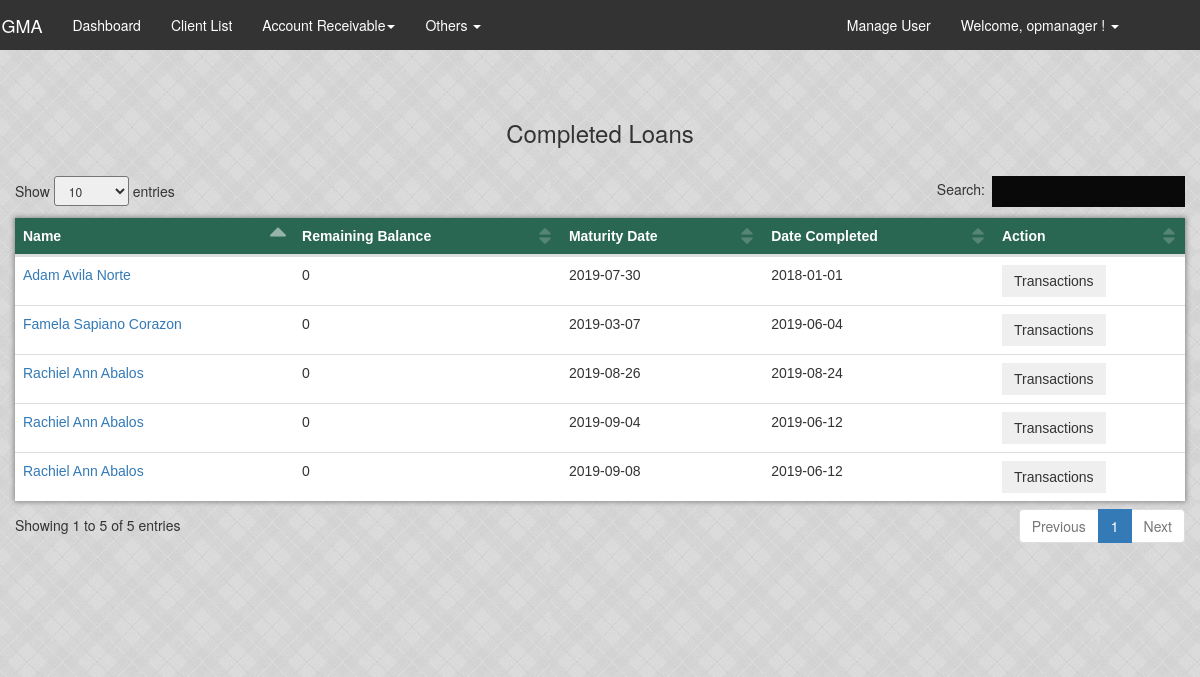
The app's page /html/completedLoans.php (signed in) with its own data.
### tables this page shows
CREATE TABLE `loan` (
  `loan_id` int(11) NOT NULL AUTO_INCREMENT,
  `loan_balance` int(11) DEFAULT '0',
  `date_booked` date NOT NULL,
  `maturity_date` date NOT NULL,
  `client_id` int(11) NOT NULL,
  `bi_monthly` int(11) DEFAULT '0',
  `interest_rate` int(11) DEFAULT '0',
  `loan_class` varchar(45) NOT NULL,
  `original_amount` decimal(65,2) DEFAULT '0.00',
  `insurance` int(11) DEFAULT '0',
  `delinquent_status` enum('Active','Inactive','Legal') DEFAULT 'Active',
  `loan_type` enum('Salary','Business') NOT NULL,
  `loan_remarks` varchar(120) DEFAULT NULL,
  `loan_status` enum('Normal','Restructured','Remove') DEFAULT 'Normal',
  PRIMARY KEY (`loan_id`),
  KEY `fk_clientid_loan_idx` (`client_id`),
  CONSTRAINT `fk_clientid_loan` FOREIGN KEY (`client_id`) REFERENCES `client` (`client_id`) ON DELETE CASCADE ON UPDATE CASCADE
);

### html/completedLoans.php (the view, shortened to what this page needs)
<?php
  include 'navigation.php';
  include 'Include/connection.php';
?>
 <!DOCTYPE html>
 <html>
      <head>
          <link rel="stylesheet" href="css/w3.css">
          <link rel="stylesheet" type="text/css" href="css/table.css">
          <link rel="stylesheet" type="text/css" href="css/custom.css">
          <link rel="stylesheet" type="text/css" href="css/modal.css">
          <link rel="stylesheet" type="text/css" href="css/style.css">
          <link rel="stylesheet" type="text/css" href="css/search.css">
          <link rel="stylesheet" type="text/css" href="css/notification.css">
          <link rel="stylesheet" type="text/css" href="css/bootstrap.min2.css">
          <link rel="stylesheet" type="text/css" href="css/navigation.css">
          <link rel="stylesheet" type="text/css" href="css/navigation2.css">
          <link rel="stylesheet" type="text/css" href="css/dashboard.css">
          <link rel="stylesheet" type="text/css" href="css/dataTables.bootstrap.min.css" />
      </head>
      <body>
        <nav id="myNavbar" class="navbar nav-color" role="navigation">
            <div class="container">
                <div class="navbar-header">
                    <a class="navbar-brand" href="dashboard.php">SIGMA</a>
                </div>
                <div class="collapse navbar-collapse" id="bs-example-navbar-collapse-1">
                    <?php
                        echo navigate_it()
                    ?>
                    <ul class="nav navbar-nav navbar-right">
                    <?php
                      echo navigate_right();
                      ?>
                    </ul>
                </div>
            </div>
        </nav>
           <div class="container pad-1">
                <h3 align="center">Completed Loans</h3>
                <br />
                     <table id="employee_data" class="table">
                          <thead>
                               <tr class="my-bg text-white">
                                    <th class="my-bg">Name</th>
                                    <th class="my-bg">Remaining Balance</th>
                                    <th class="my-bg">Maturity Date</th>
                                    <th class="my-bg">Date Completed</th>
                                    <th class="my-bg">Action</th>
                               </tr>
                          </thead>
                    <?php
                            $sql1 = "SELECT loan_id,client_id from loan;";
                            $result = mysqli_query($conn,$sql1);
                            $resultCheck = mysqli_num_rows($result);
                            if($resultCheck > 0){
                                While ($row = mysqli_fetch_assoc($result)){
                                    $sql2 = "SELECT (loan_balance+COALESCE(SUM(fines),0)+COALESCE(SUM(interest),0)-COALESCE((SUM(amount_paid)),0)) as rb FROM payment JOIN payment_info ON payment_info.payment_id = payment.payment_id JOIN loan ON payment.loan_id=loan.loan_id WHERE status='updated' && payment.loan_id=".$row['loan_id']."";
                                    $rowRemain = mysqli_fetch_assoc(mysqli_query($conn,$sql2));
                                    $remaining = $rowRemain['rb'];
                                    if($remaining <= 0){
                                        $sqlForList = "SELECT concat(first_name,' ',middle_name,' ',last_name) as name,maturity_date,MAX(date_paid) as date_complete from client JOIN loan on client.client_id = loan.client_id JOIN payment on loan.loan_id = payment.loan_id JOIN payment_info on payment.payment_id = payment_info.payment_id WHERE payment.loan_id=".$row['loan_id']."";
                                        $rowList = mysqli_fetch_assoc(mysqli_query($conn,$sqlForList));
                                            $name = htmlspecialchars($rowList['name']);
                                        ?>
                                        <tr>
                                            <td><a href="Profile.php?loan_id=<?php echo $row["loan_id"]?> "><?php echo $name ?></a></td>
                                        <td>0</td>
                                        <td><?php echo $rowList['maturity_date']?></td>
                                        <td><?php echo $rowList['date_complete']?></td>
                                        <td>
                                            <form method="post" action="transactions.php">
                                               <input type="submit" class="btn" value="Transactions" />
                                            </form>
                                            </td>
                                        </tr>
                        <?php
                                    }
                                }
                            }
                        ?>
                     </table>
          </div>
      </body>
 </html>

### html/css/w3.css (style rules this page uses)
html { box-sizing:border-box }
*,*:before,*:after { box-sizing:inherit }
html { -ms-text-size-adjust:100%;-webkit-text-size-adjust:100% }
body { margin:0 }
article,aside,details,figcaption,figure,footer,header,main,menu,nav,section,summary { display:block }
a { background-color:transparent;-webkit-text-decoration-skip:objects }
button,input,select,textarea { font:inherit;margin:0 }
button,input { overflow:visible }
button,html [type=button],[type=reset],[type=submit] { -webkit-appearance:button }
html,body { font-family:Verdana,sans-serif;font-size:15px;line-height:1.5 }
html { overflow-x:hidden }
h3 { font-size:24px }
h1,h2,h3,h4,h5,h6 { font-family:"Segoe UI",Arial,sans-serif;font-weight:400;margin:10px 0 }
a { color:inherit }

### html/css/table.css (style rules this page uses)
table { font-family: arial, sans-serif; border-collapse: collapse; width: 100%; }
.table { background-color: white!important; box-shadow: 0px 0px 5px 1px #888886!important; }
td, th { text-align: left; padding: 8px; }

### html/css/custom.css (style rules this page uses)
body { background-image: url("../img/cement2.jpg") !important; }
.text-white { color: white!important; }
.my-bg { background-color:#2a6752; }
a { text-decoration: none; }
table.dataTable thead .sorting_asc:after { content: "\e155"; }

### html/css/navigation.css (style rules this page uses)
.navbar-brand { color: #ffffff; }
.nav-color { background-color: #333; }
.navbar { border-radius: none !important; }

### html/css/navigation2.css (style rules this page uses)
.navbar-header { margin-left:-4%!important; }
.navbar-right { margin-right:21px; }
.btn { border-radius: 0px; overflow: hidden; border:none; }
.text-white { color:#fff; }
.navbar { border:none; border-radius: 0px; position: fixed; width: 100%; z-index: 3; }

### html/css/dashboard.css (style rules this page uses)
.pad-1 { padding: 10rem 0 10rem 0; }

### records on screen
loan: name "Adam Avila Norte", maturity_date "2019-07-30", date_complete "2018-01-01"
loan: name "Famela Sapiano Corazon", maturity_date "2019-03-07", date_complete "2019-06-04"
loan: name "Rachiel Ann Abalos", maturity_date "2019-08-26", date_complete "2019-08-24"
loan: name "Rachiel Ann Abalos", maturity_date "2019-09-04", date_complete "2019-06-12"
loan: name "Rachiel Ann Abalos", maturity_date "2019-09-08", date_complete "2019-06-12"

### other values on screen
$username "opmanager"
